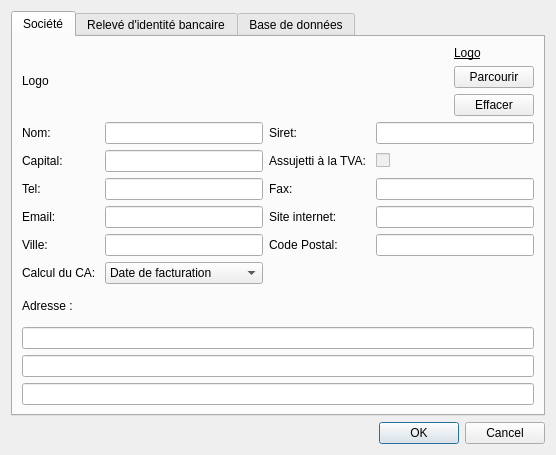
<?xml version="1.0" encoding="UTF-8"?>
<ui version="4.0">
 <class>DialogSettings</class>
 <widget class="QDialog" name="DialogSettings">
  <property name="geometry">
   <rect>
    <x>0</x>
    <y>0</y>
    <width>556</width>
    <height>455</height>
   </rect>
  </property>
  <property name="minimumSize">
   <size>
    <width>500</width>
    <height>0</height>
   </size>
  </property>
  <property name="windowTitle">
   <string>Configuration</string>
  </property>
  <property name="windowIcon">
   <iconset resource="../ressources.qrc">
    <normaloff>:/app/preference</normaloff>:/app/preference</iconset>
  </property>
  <layout class="QVBoxLayout" name="verticalLayout">
   <item>
    <layout class="QHBoxLayout" name="horizontalLayout">
     <item>
      <widget class="QTabWidget" name="tabWidget">
       <property name="currentIndex">
        <number>0</number>
       </property>
       <property name="iconSize">
        <size>
         <width>24</width>
         <height>24</height>
        </size>
       </property>
       <widget class="QWidget" name="tab_compagny">
        <attribute name="icon">
         <iconset resource="../ressources.qrc">
          <normaloff>:/app/compagny</normaloff>:/app/compagny</iconset>
        </attribute>
        <attribute name="title">
         <string>Société</string>
        </attribute>
        <layout class="QHBoxLayout" name="horizontalLayout_2">
         <item>
          <layout class="QVBoxLayout" name="verticalLayout_4">
           <item>
            <layout class="QHBoxLayout" name="horizontalLayout_3">
             <item>
              <widget class="QLabel" name="label_logo">
               <property name="text">
                <string>Logo</string>
               </property>
              </widget>
             </item>
             <item>
              <spacer name="horizontalSpacer">
               <property name="orientation">
                <enum>Qt::Horizontal</enum>
               </property>
               <property name="sizeHint" stdset="0">
                <size>
                 <width>40</width>
                 <height>20</height>
                </size>
               </property>
              </spacer>
             </item>
             <item>
              <layout class="QVBoxLayout" name="verticalLayout_5">
               <item>
                <widget class="QLabel" name="label_15">
                 <property name="text">
                  <string>&lt;!DOCTYPE HTML PUBLIC &quot;-//W3C//DTD HTML 4.0//EN&quot; &quot;http://www.w3.org/TR/REC-html40/strict.dtd&quot;&gt;
&lt;html&gt;&lt;head&gt;&lt;meta name=&quot;qrichtext&quot; content=&quot;1&quot; /&gt;&lt;style type=&quot;text/css&quot;&gt;
p, li { white-space: pre-wrap; }
&lt;/style&gt;&lt;/head&gt;&lt;body style=&quot; font-family:'Ubuntu'; font-size:9pt; font-weight:400; font-style:normal;&quot;&gt;
&lt;p style=&quot; margin-top:0px; margin-bottom:0px; margin-left:0px; margin-right:0px; -qt-block-indent:0; text-indent:0px;&quot;&gt;&lt;span style=&quot; text-decoration: underline;&quot;&gt;Logo&lt;/span&gt;&lt;/p&gt;&lt;/body&gt;&lt;/html&gt;</string>
                 </property>
                </widget>
               </item>
               <item>
                <widget class="QPushButton" name="pushButton_Logo">
                 <property name="text">
                  <string>Parcourir</string>
                 </property>
                </widget>
               </item>
               <item>
                <widget class="QPushButton" name="pushButton_ClearImage">
                 <property name="text">
                  <string>Effacer</string>
                 </property>
                </widget>
               </item>
              </layout>
             </item>
            </layout>
           </item>
           <item>
            <layout class="QGridLayout" name="gridLayout_2" rowstretch="0,0,0,0,0,0">
             <item row="1" column="2">
              <widget class="QLabel" name="label_17">
               <property name="text">
                <string>Assujetti à la TVA: </string>
               </property>
              </widget>
             </item>
             <item row="0" column="0">
              <widget class="QLabel" name="label_7">
               <property name="text">
                <string>Nom: </string>
               </property>
              </widget>
             </item>
             <item row="1" column="3">
              <widget class="QCheckBox" name="checkBox_TAX">
               <property name="enabled">
                <bool>false</bool>
               </property>
               <property name="text">
                <string/>
               </property>
              </widget>
             </item>
             <item row="2" column="1">
              <widget class="QLineEdit" name="lineEdit_sPhone">
               <property name="maxLength">
                <number>24</number>
               </property>
              </widget>
             </item>
             <item row="0" column="2">
              <widget class="QLabel" name="label_6">
               <property name="text">
                <string>Siret: </string>
               </property>
              </widget>
             </item>
             <item row="0" column="1">
              <widget class="QLineEdit" name="lineEdit_sName">
               <property name="maxLength">
                <number>64</number>
               </property>
              </widget>
             </item>
             <item row="3" column="2">
              <widget class="QLabel" name="label_14">
               <property name="text">
                <string>Site internet: </string>
               </property>
              </widget>
             </item>
             <item row="1" column="0">
              <widget class="QLabel" name="label_16">
               <property name="text">
                <string>Capital: </string>
               </property>
              </widget>
             </item>
             <item row="0" column="3">
              <widget class="QLineEdit" name="lineEdit_sNum">
               <property name="maxLength">
                <number>64</number>
               </property>
              </widget>
             </item>
             <item row="1" column="1">
              <widget class="QLineEdit" name="lineEdit_sCapital"/>
             </item>
             <item row="2" column="0">
              <widget class="QLabel" name="label_9">
               <property name="text">
                <string>Tel: </string>
               </property>
              </widget>
             </item>
             <item row="2" column="2">
              <widget class="QLabel" name="label_12">
               <property name="text">
                <string>Fax: </string>
               </property>
              </widget>
             </item>
             <item row="2" column="3">
              <widget class="QLineEdit" name="lineEdit_sFax">
               <property name="maxLength">
                <number>24</number>
               </property>
              </widget>
             </item>
             <item row="3" column="0">
              <widget class="QLabel" name="label_13">
               <property name="text">
                <string>Email: </string>
               </property>
              </widget>
             </item>
             <item row="3" column="1">
              <widget class="QLineEdit" name="lineEdit_sEmail">
               <property name="maxLength">
                <number>128</number>
               </property>
              </widget>
             </item>
             <item row="4" column="0">
              <widget class="QLabel" name="label_8">
               <property name="text">
                <string>Ville: </string>
               </property>
              </widget>
             </item>
             <item row="3" column="3">
              <widget class="QLineEdit" name="lineEdit_sWebSite">
               <property name="maxLength">
                <number>256</number>
               </property>
              </widget>
             </item>
             <item row="4" column="1">
              <widget class="QLineEdit" name="lineEdit_sCity">
               <property name="maxLength">
                <number>64</number>
               </property>
              </widget>
             </item>
             <item row="4" column="3">
              <widget class="QLineEdit" name="lineEdit_sZipCode">
               <property name="maxLength">
                <number>10</number>
               </property>
              </widget>
             </item>
             <item row="5" column="0">
              <widget class="QLabel" name="label_27">
               <property name="text">
                <string>Calcul du CA: </string>
               </property>
              </widget>
             </item>
             <item row="5" column="1">
              <widget class="QComboBox" name="comboBox_CA">
               <item>
                <property name="text">
                 <string>Date de facturation</string>
                </property>
               </item>
               <item>
                <property name="text">
                 <string>Date du règlement</string>
                </property>
               </item>
              </widget>
             </item>
             <item row="4" column="2">
              <widget class="QLabel" name="label_11">
               <property name="text">
                <string>Code Postal: </string>
               </property>
              </widget>
             </item>
            </layout>
           </item>
           <item>
            <widget class="QLabel" name="label_10">
             <property name="text">
              <string>Adresse :</string>
             </property>
            </widget>
           </item>
           <item>
            <widget class="QLineEdit" name="lineEdit_sAdd1">
             <property name="maxLength">
              <number>128</number>
             </property>
            </widget>
           </item>
           <item>
            <widget class="QLineEdit" name="lineEdit_sAdd2">
             <property name="maxLength">
              <number>128</number>
             </property>
            </widget>
           </item>
           <item>
            <widget class="QLineEdit" name="lineEdit_sAdd3">
             <property name="maxLength">
              <number>128</number>
             </property>
            </widget>
           </item>
          </layout>
         </item>
        </layout>
       </widget>
       <widget class="QWidget" name="tab_bank">
        <attribute name="icon">
         <iconset resource="../ressources.qrc">
          <normaloff>:/app/revenue</normaloff>:/app/revenue</iconset>
        </attribute>
        <attribute name="title">
         <string>Relevé d'identité bancaire</string>
        </attribute>
        <layout class="QVBoxLayout" name="verticalLayout_7">
         <item>
          <layout class="QVBoxLayout" name="verticalLayout_6">
           <item>
            <layout class="QGridLayout" name="gridLayout_3">
             <item row="0" column="0">
              <widget class="QLabel" name="label_19">
               <property name="text">
                <string>Code Banque :</string>
               </property>
              </widget>
             </item>
             <item row="2" column="0">
              <widget class="QLabel" name="label_20">
               <property name="text">
                <string>Code Guichet :</string>
               </property>
              </widget>
             </item>
             <item row="2" column="1">
              <widget class="QLineEdit" name="lineEdit_codeGuichet">
               <property name="maxLength">
                <number>5</number>
               </property>
               <property name="alignment">
                <set>Qt::AlignCenter</set>
               </property>
              </widget>
             </item>
             <item row="1" column="0">
              <widget class="QLabel" name="label_21">
               <property name="text">
                <string>Numéro de compte :</string>
               </property>
              </widget>
             </item>
             <item row="0" column="1">
              <widget class="QLineEdit" name="lineEdit_codeBanque">
               <property name="maxLength">
                <number>5</number>
               </property>
               <property name="alignment">
                <set>Qt::AlignCenter</set>
               </property>
              </widget>
             </item>
             <item row="1" column="1">
              <widget class="QLineEdit" name="lineEdit_numCompte">
               <property name="maxLength">
                <number>11</number>
               </property>
               <property name="alignment">
                <set>Qt::AlignCenter</set>
               </property>
              </widget>
             </item>
             <item row="3" column="0">
              <widget class="QLabel" name="label_22">
               <property name="text">
                <string>Clé RIB :</string>
               </property>
              </widget>
             </item>
             <item row="3" column="1">
              <widget class="QLineEdit" name="lineEdit_keyRIB">
               <property name="maxLength">
                <number>2</number>
               </property>
               <property name="alignment">
                <set>Qt::AlignCenter</set>
               </property>
              </widget>
             </item>
             <item row="4" column="0">
              <widget class="QLabel" name="label_23">
               <property name="text">
                <string>Domiciliation :</string>
               </property>
              </widget>
             </item>
             <item row="4" column="1">
              <widget class="QLineEdit" name="lineEdit_Address">
               <property name="maxLength">
                <number>128</number>
               </property>
              </widget>
             </item>
            </layout>
           </item>
           <item>
            <layout class="QGridLayout" name="gridLayout_4">
             <item row="0" column="0">
              <widget class="QLabel" name="label_24">
               <property name="text">
                <string>IBAN :</string>
               </property>
              </widget>
             </item>
             <item row="1" column="0">
              <widget class="QLineEdit" name="lineEdit_IBAN1">
               <property name="maxLength">
                <number>4</number>
               </property>
               <property name="alignment">
                <set>Qt::AlignCenter</set>
               </property>
              </widget>
             </item>
             <item row="1" column="1">
              <widget class="QLineEdit" name="lineEdit_IBAN2">
               <property name="maxLength">
                <number>4</number>
               </property>
               <property name="alignment">
                <set>Qt::AlignCenter</set>
               </property>
              </widget>
             </item>
             <item row="1" column="2">
              <widget class="QLineEdit" name="lineEdit_IBAN3">
               <property name="maxLength">
                <number>4</number>
               </property>
               <property name="alignment">
                <set>Qt::AlignCenter</set>
               </property>
              </widget>
             </item>
             <item row="1" column="3">
              <widget class="QLineEdit" name="lineEdit_IBAN4">
               <property name="maxLength">
                <number>4</number>
               </property>
               <property name="alignment">
                <set>Qt::AlignCenter</set>
               </property>
              </widget>
             </item>
             <item row="1" column="5">
              <widget class="QLineEdit" name="lineEdit_IBAN6">
               <property name="maxLength">
                <number>4</number>
               </property>
               <property name="alignment">
                <set>Qt::AlignCenter</set>
               </property>
              </widget>
             </item>
             <item row="1" column="6">
              <widget class="QLineEdit" name="lineEdit_IBAN7">
               <property name="maxLength">
                <number>4</number>
               </property>
               <property name="alignment">
                <set>Qt::AlignCenter</set>
               </property>
              </widget>
             </item>
             <item row="1" column="4">
              <widget class="QLineEdit" name="lineEdit_IBAN5">
               <property name="maxLength">
                <number>4</number>
               </property>
               <property name="alignment">
                <set>Qt::AlignCenter</set>
               </property>
              </widget>
             </item>
             <item row="2" column="1">
              <widget class="QLineEdit" name="lineEdit_IBAN9">
               <property name="maxLength">
                <number>2</number>
               </property>
               <property name="alignment">
                <set>Qt::AlignCenter</set>
               </property>
              </widget>
             </item>
             <item row="2" column="0">
              <widget class="QLineEdit" name="lineEdit_IBAN8">
               <property name="maxLength">
                <number>4</number>
               </property>
               <property name="alignment">
                <set>Qt::AlignCenter</set>
               </property>
              </widget>
             </item>
            </layout>
           </item>
           <item>
            <layout class="QHBoxLayout" name="horizontalLayout_6">
             <item>
              <widget class="QLabel" name="label_25">
               <property name="text">
                <string>BIC :</string>
               </property>
              </widget>
             </item>
             <item>
              <widget class="QLineEdit" name="lineEdit_BIC">
               <property name="maxLength">
                <number>11</number>
               </property>
               <property name="alignment">
                <set>Qt::AlignCenter</set>
               </property>
              </widget>
             </item>
             <item>
              <spacer name="horizontalSpacer_4">
               <property name="orientation">
                <enum>Qt::Horizontal</enum>
               </property>
               <property name="sizeHint" stdset="0">
                <size>
                 <width>40</width>
                 <height>20</height>
                </size>
               </property>
              </spacer>
             </item>
            </layout>
           </item>
           <item>
            <spacer name="verticalSpacer_2">
             <property name="orientation">
              <enum>Qt::Vertical</enum>
             </property>
             <property name="sizeHint" stdset="0">
              <size>
               <width>20</width>
               <height>40</height>
              </size>
             </property>
            </spacer>
           </item>
          </layout>
         </item>
        </layout>
       </widget>
       <widget class="QWidget" name="tab_Database">
        <attribute name="icon">
         <iconset resource="../ressources.qrc">
          <normaloff>:/app/database</normaloff>:/app/database</iconset>
        </attribute>
        <attribute name="title">
         <string>Base de données</string>
        </attribute>
        <layout class="QVBoxLayout" name="verticalLayout_3">
         <item>
          <layout class="QVBoxLayout" name="verticalLayout_2">
           <item>
            <layout class="QGridLayout" name="gridLayout">
             <item row="1" column="0">
              <widget class="QLabel" name="label">
               <property name="text">
                <string>Adresse : </string>
               </property>
              </widget>
             </item>
             <item row="1" column="1">
              <widget class="QLineEdit" name="lineEdit_hostName"/>
             </item>
             <item row="2" column="0">
              <widget class="QLabel" name="label_2">
               <property name="text">
                <string>Port : </string>
               </property>
              </widget>
             </item>
             <item row="2" column="1">
              <widget class="QLineEdit" name="lineEdit_port"/>
             </item>
             <item row="3" column="1">
              <widget class="QLineEdit" name="lineEdit_databaseName"/>
             </item>
             <item row="3" column="0">
              <widget class="QLabel" name="label_3">
               <property name="text">
                <string>Nom de la base : </string>
               </property>
              </widget>
             </item>
             <item row="4" column="0">
              <widget class="QLabel" name="label_4">
               <property name="text">
                <string>Identifiant : </string>
               </property>
              </widget>
             </item>
             <item row="4" column="1">
              <widget class="QLineEdit" name="lineEdit_login"/>
             </item>
             <item row="5" column="0">
              <widget class="QLabel" name="label_5">
               <property name="text">
                <string>Mot de pass : </string>
               </property>
              </widget>
             </item>
             <item row="5" column="1">
              <widget class="QLineEdit" name="lineEdit_password">
               <property name="echoMode">
                <enum>QLineEdit::Password</enum>
               </property>
              </widget>
             </item>
             <item row="3" column="2">
              <widget class="QToolButton" name="toolButton_BaseSelect">
               <property name="text">
                <string>...</string>
               </property>
              </widget>
             </item>
             <item row="0" column="0">
              <widget class="QLabel" name="label_26">
               <property name="text">
                <string>Base de données :</string>
               </property>
              </widget>
             </item>
             <item row="0" column="1">
              <widget class="QComboBox" name="comboBox_dbase"/>
             </item>
            </layout>
           </item>
           <item>
            <widget class="QLabel" name="label_db_info">
             <property name="text">
              <string>Informations :</string>
             </property>
            </widget>
           </item>
           <item>
            <layout class="QHBoxLayout" name="horizontalLayout_4">
             <item>
              <widget class="QLabel" name="label_18">
               <property name="text">
                <string>Etat:</string>
               </property>
              </widget>
             </item>
             <item>
              <spacer name="horizontalSpacer_3">
               <property name="orientation">
                <enum>Qt::Horizontal</enum>
               </property>
               <property name="sizeType">
                <enum>QSizePolicy::Fixed</enum>
               </property>
               <property name="sizeHint" stdset="0">
                <size>
                 <width>60</width>
                 <height>20</height>
                </size>
               </property>
              </spacer>
             </item>
             <item>
              <widget class="QLabel" name="label_state">
               <property name="text">
                <string>...</string>
               </property>
              </widget>
             </item>
             <item>
              <spacer name="horizontalSpacer_2">
               <property name="orientation">
                <enum>Qt::Horizontal</enum>
               </property>
               <property name="sizeHint" stdset="0">
                <size>
                 <width>40</width>
                 <height>20</height>
                </size>
               </property>
              </spacer>
             </item>
             <item>
              <widget class="QPushButton" name="pushButton_connect">
               <property name="text">
                <string>Se connecter</string>
               </property>
              </widget>
             </item>
            </layout>
           </item>
           <item>
            <spacer name="verticalSpacer">
             <property name="orientation">
              <enum>Qt::Vertical</enum>
             </property>
             <property name="sizeHint" stdset="0">
              <size>
               <width>20</width>
               <height>40</height>
              </size>
             </property>
            </spacer>
           </item>
          </layout>
         </item>
        </layout>
       </widget>
      </widget>
     </item>
    </layout>
   </item>
   <item>
    <widget class="QDialogButtonBox" name="buttonBox">
     <property name="orientation">
      <enum>Qt::Horizontal</enum>
     </property>
     <property name="standardButtons">
      <set>QDialogButtonBox::Cancel|QDialogButtonBox::Ok</set>
     </property>
    </widget>
   </item>
  </layout>
 </widget>
 <tabstops>
  <tabstop>tabWidget</tabstop>
  <tabstop>pushButton_Logo</tabstop>
  <tabstop>pushButton_ClearImage</tabstop>
  <tabstop>lineEdit_sName</tabstop>
  <tabstop>lineEdit_sNum</tabstop>
  <tabstop>lineEdit_sCapital</tabstop>
  <tabstop>checkBox_TAX</tabstop>
  <tabstop>lineEdit_sPhone</tabstop>
  <tabstop>lineEdit_sFax</tabstop>
  <tabstop>lineEdit_sEmail</tabstop>
  <tabstop>lineEdit_sWebSite</tabstop>
  <tabstop>lineEdit_sCity</tabstop>
  <tabstop>lineEdit_sZipCode</tabstop>
  <tabstop>lineEdit_sAdd1</tabstop>
  <tabstop>lineEdit_sAdd2</tabstop>
  <tabstop>lineEdit_sAdd3</tabstop>
  <tabstop>lineEdit_codeBanque</tabstop>
  <tabstop>lineEdit_numCompte</tabstop>
  <tabstop>lineEdit_codeGuichet</tabstop>
  <tabstop>lineEdit_keyRIB</tabstop>
  <tabstop>lineEdit_Address</tabstop>
  <tabstop>lineEdit_IBAN1</tabstop>
  <tabstop>lineEdit_IBAN2</tabstop>
  <tabstop>lineEdit_IBAN3</tabstop>
  <tabstop>lineEdit_IBAN4</tabstop>
  <tabstop>lineEdit_IBAN5</tabstop>
  <tabstop>lineEdit_IBAN6</tabstop>
  <tabstop>lineEdit_IBAN7</tabstop>
  <tabstop>lineEdit_IBAN8</tabstop>
  <tabstop>lineEdit_IBAN9</tabstop>
  <tabstop>lineEdit_BIC</tabstop>
  <tabstop>comboBox_dbase</tabstop>
  <tabstop>lineEdit_hostName</tabstop>
  <tabstop>lineEdit_port</tabstop>
  <tabstop>lineEdit_databaseName</tabstop>
  <tabstop>toolButton_BaseSelect</tabstop>
  <tabstop>lineEdit_login</tabstop>
  <tabstop>lineEdit_password</tabstop>
  <tabstop>pushButton_connect</tabstop>
  <tabstop>buttonBox</tabstop>
 </tabstops>
 <resources>
  <include location="../ressources.qrc"/>
 </resources>
 <connections>
  <connection>
   <sender>buttonBox</sender>
   <signal>accepted()</signal>
   <receiver>DialogSettings</receiver>
   <slot>accept()</slot>
   <hints>
    <hint type="sourcelabel">
     <x>252</x>
     <y>476</y>
    </hint>
    <hint type="destinationlabel">
     <x>157</x>
     <y>274</y>
    </hint>
   </hints>
  </connection>
  <connection>
   <sender>buttonBox</sender>
   <signal>rejected()</signal>
   <receiver>DialogSettings</receiver>
   <slot>reject()</slot>
   <hints>
    <hint type="sourcelabel">
     <x>320</x>
     <y>476</y>
    </hint>
    <hint type="destinationlabel">
     <x>286</x>
     <y>274</y>
    </hint>
   </hints>
  </connection>
 </connections>
</ui>
